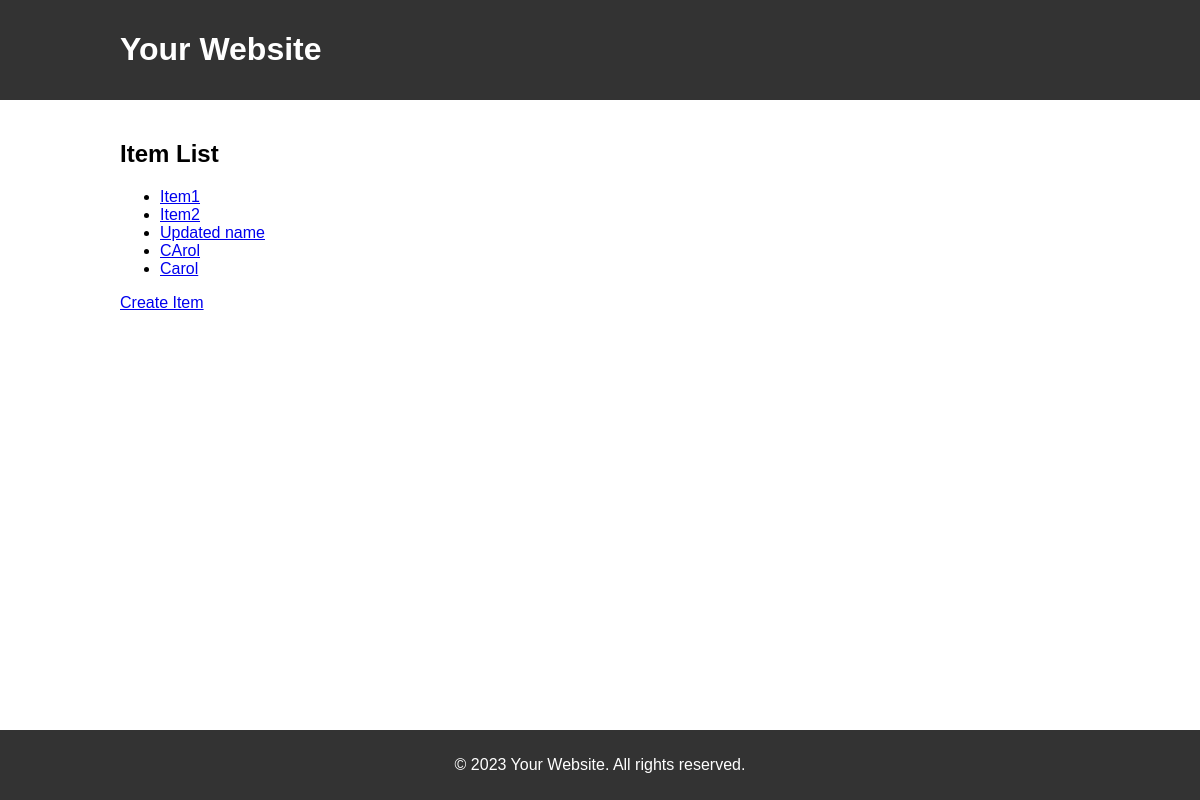
The page /items/ (signed in) on the database its author committed.
### restFramework/models.py (models this page shows, shortened)
class item(models.Model):
    name=models.CharField(max_length=200)
    desc=models.CharField(max_length=200)
    created_at=models.DateTimeField(auto_now_add=True)
    slug = models.SlugField(blank=True, null=True)

### restFramework/views.py (the view)
# urls.py: path('items/', itemList.as_view(), name='item-list'),
class itemList(LoginRequiredMixin, ListView):
    model = item
    template_name = 'item_list.html'
    login_url = 'login/'

### restFramework/templates/item_list.html
{% extends 'base.html' %}
{% block content %}
  <h2>Item List</h2>
  <ul>
    {% for item in object_list %}
      <li><a href="{% url 'item-detail' pk=item.pk %}">{{ item.name }}</a></li>
    {% endfor %}
  </ul>
  <a href="{% url 'item-create' %}">Create Item</a>
{% endblock %}

### restFramework/templates/base.html (style rules this page uses)
body { font-family: 'Arial', sans-serif; margin: 0; padding: 0; box-sizing: border-box; }

### rows shown on the page
item: name "Item1"
item: name "Item2"
item: name "Updated name"
item: name "CArol"
item: name "Carol"
